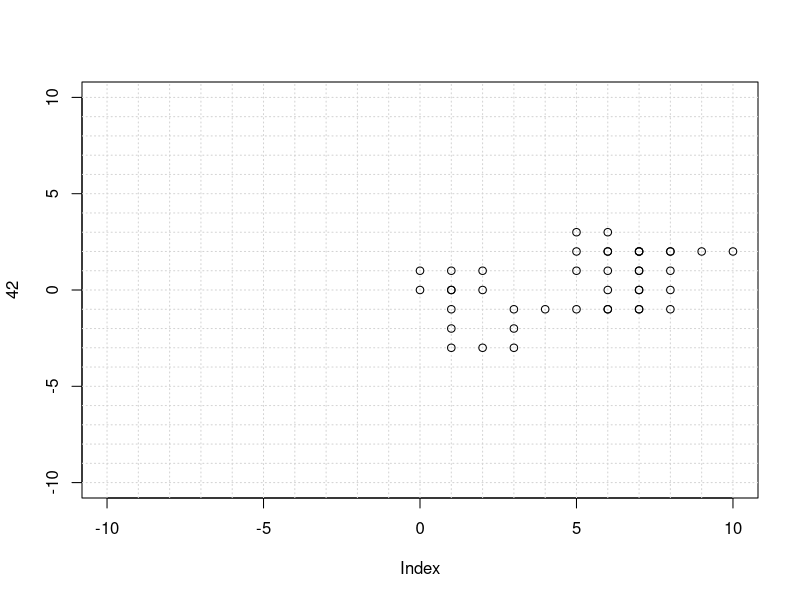
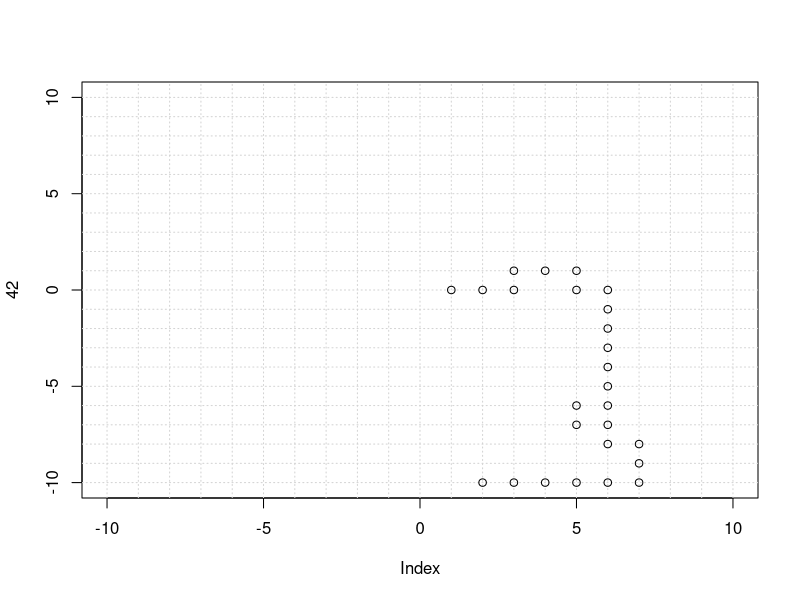
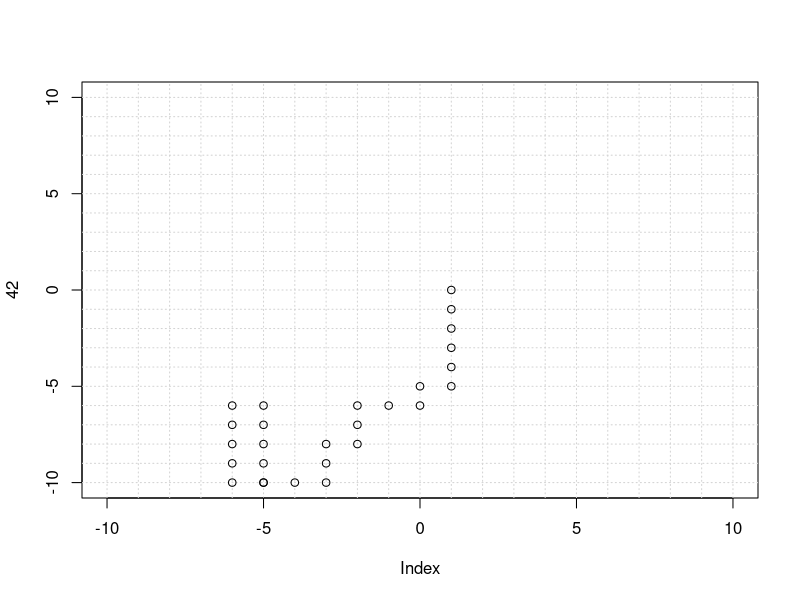
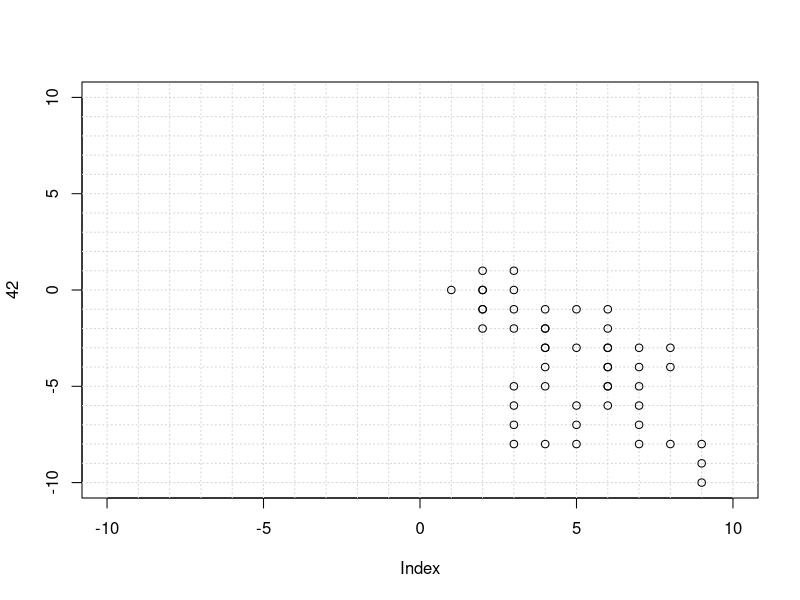
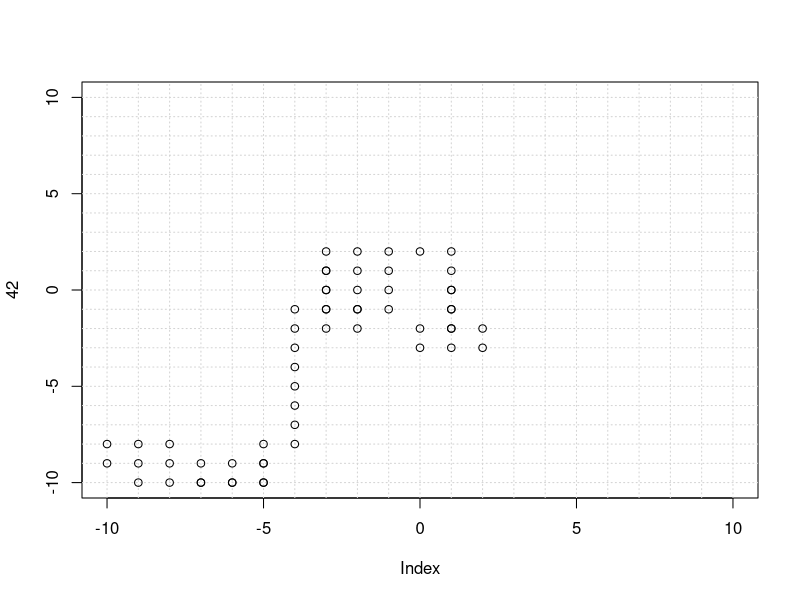
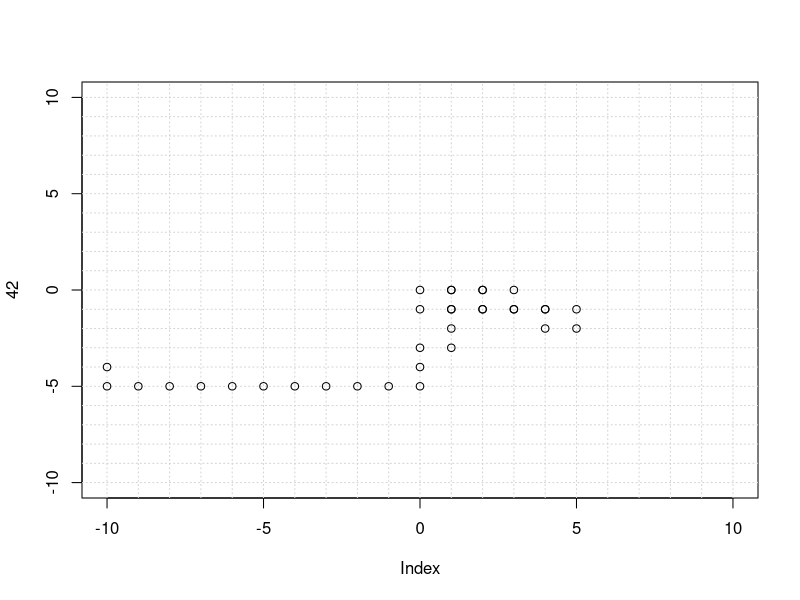
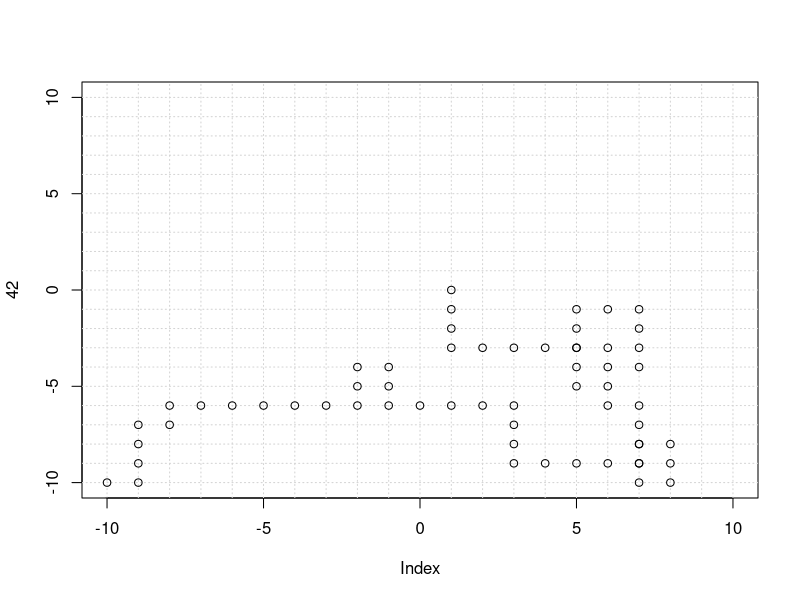
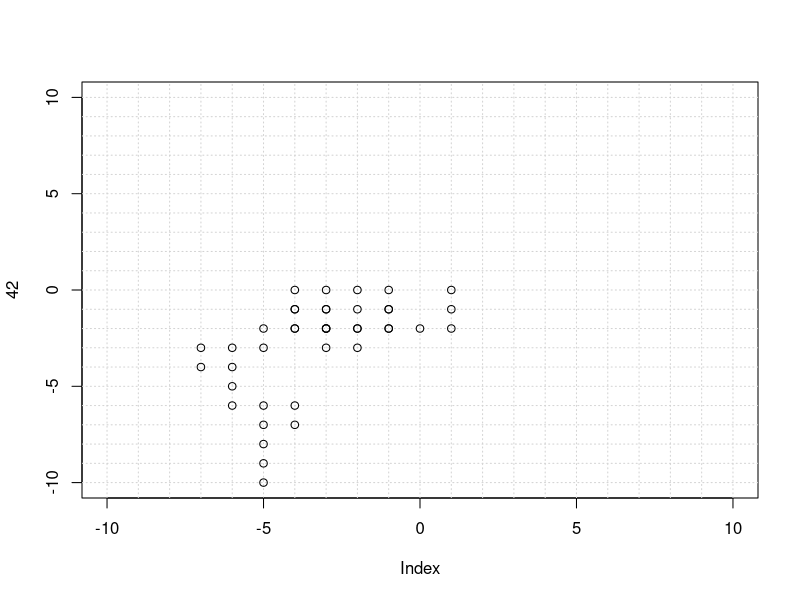

Generate these figures, in order, with R:
#--------------------------------------------------------------------------------------------------
#Fonctions
#--------------------------------------------------------------------------------------------------

#rend une tete en 0.0 allant vers la droite
#entree : -
#sortie : objet tete
initTete=function(){
  return( list(coord=xy.coords(0,0),
               dir='d') 
        )
}


#cree un nouveau plot
#entree : -
#sortie : -
initGrille=function(){
  plot(42,xlim=c(-10,10),ylim=c(-10,10))
  
  abline(v=(seq(-10,10,1)), col="lightgray", lty="dotted")
  abline(h=(seq(-10,10,1)), col="lightgray", lty="dotted")
}

#test si la position actuelle est sur ou en dehors des bords
#entree : objet tete
#sortie : booléen
testMur=function(t){
  if(abs(t$coord$x)>=11 | abs(t$coord$y)>=11){
    return(T)
  }
  return(F)
}

#test si la direction demandé est possible et rend la 
#entree : caractere, caractere
#sortie : caractere
testDir=function(depart, demande){
  if(dirMatrix[demande,depart]){
    return(demande)
  }
  return(depart)
}

#calcul nouvelle coordonées de la tete selon la direction
#entree : tete
#sortie : objet coordonnées
move=function(t){
  x=t$coord$x+coor["x",t$dir]
  y=t$coord$y+coor["y",t$dir]
  return(xy.coords(x,y))
}

#--------------------------------------------------------------------------------------------------
#Initialisation
#--------------------------------------------------------------------------------------------------

#liste des directions possibles
dirVect=c("z","q","s","d")

#matrice des directions 
dirMatrix=matrix(rep(T,16),
                 nrow=4,
                 dimnames = list(dirVect,dirVect))
#insertion des imcompatibilités
dirMatrix["z","s"]=F
dirMatrix["s","z"]=F
dirMatrix["d","q"]=F
dirMatrix["q","d"]=F


#matrice changement coordonnees selon direction
coor=matrix(c(0,-1,0,1,
              +1,0,-1,0),
            byrow=T,
            nrow=2,
            dimnames = list(c("x","y"), dirVect))

#entité tete
tete=initTete()


#--------------------------------------------------------------------------------------------------
#Main
#--------------------------------------------------------------------------------------------------

#boucle de test mv
for(i in seq(1,100)){
  tete=initTete()
  initGrille()
  while (! testMur(tete)){
    #bouger
    tete$coord=move(tete)
    #afficher point
    points(tete$coord)
    #choisir direction
    nouvelleDir=sample(dirVect,1)
    #tester direction
    tete$dir=testDir(tete$dir,nouvelleDir)
  }
}
